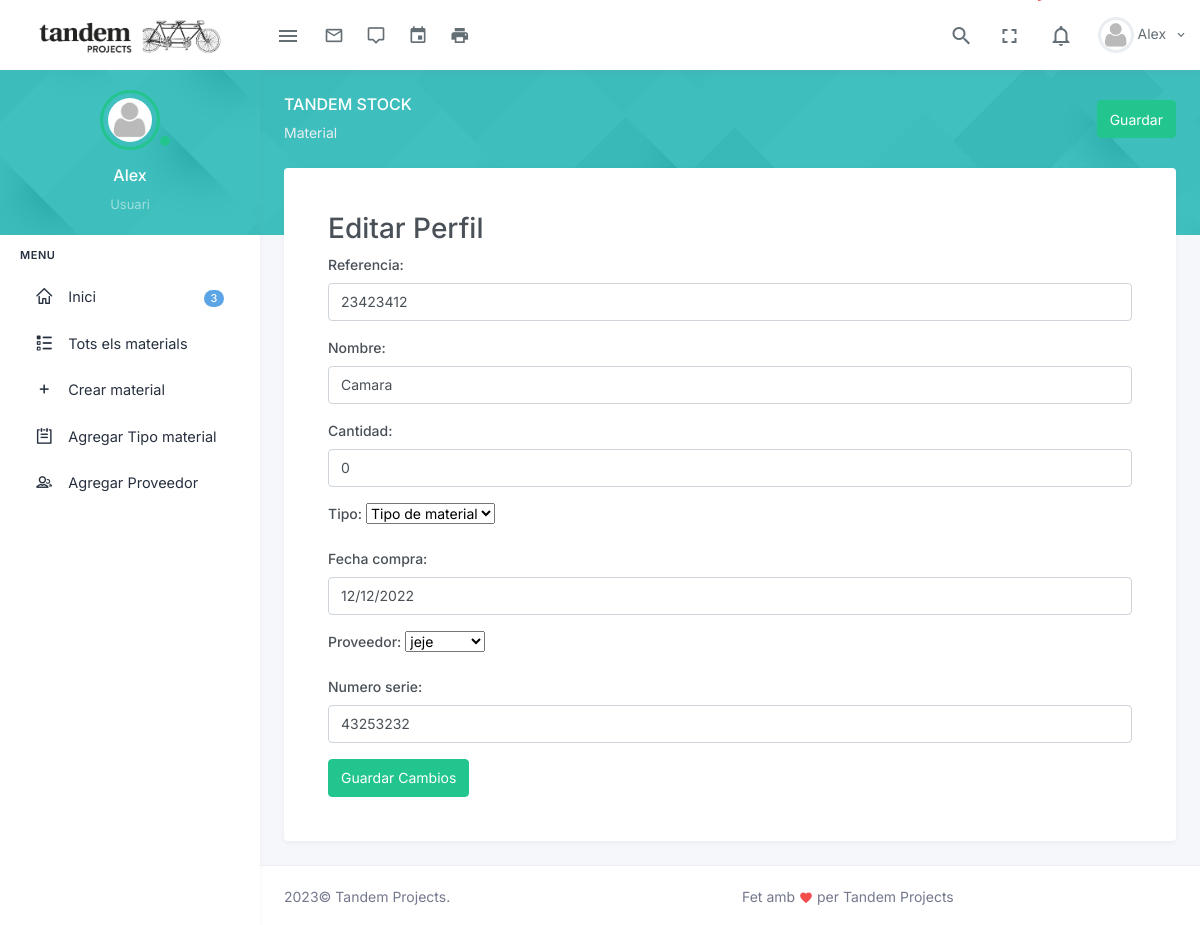
/editar-material/1/ (signed in), run on the app's committed database.
### audiovisuals_stock/models.py (models this page shows, shortened)
class CustomUser(AbstractBaseUser, PermissionsMixin):
    email = models.EmailField(unique=True)
    nombre = models.CharField(max_length=255)  # Puedes agregar campos personalizados aquí
    rol = models.CharField(max_length=255)
    userprofile = models.OneToOneField('UserProfile', on_delete=models.CASCADE, related_name='custom_user')
    is_active = models.BooleanField(default=True)
    is_staff = models.BooleanField(default=False)
    objects = CustomUserManager()
    USERNAME_FIELD = 'email'

class Material(models.Model):
    referencia = models.CharField(max_length=100)
    nombre = models.CharField(max_length=100)
    cantidad = models.PositiveIntegerField()
    tipo = models.ForeignKey(TipoMaterial, on_delete=models.CASCADE)
    creadopor = models.ForeignKey(CustomUser, on_delete=models.CASCADE)
    fecha_compra = models.DateField()
    proveedor = models.ForeignKey(Proveedor, on_delete=models.CASCADE)
    numero_serie = models.CharField(max_length=100)

class TipoMaterial(models.Model):
    nombre = models.CharField(max_length=100, unique=True)
    def __str__(self):
        return self.nombre

class Proveedor(models.Model):
    nombre = models.CharField(max_length=100, unique=True)
    def __str__(self):
        return self.nombre

### audiovisuals_stock/views.py (the view)
# urls.py: path('editar-material/<int:material_id>/', views.editar_material, name='editar_material'),
def editar_material(request, material_id):
    if request.user.is_authenticated:
        material = get_object_or_404(Material, pk=material_id)
        if request.method == 'POST':
            form = MaterialEditForm(request.POST, instance=material)
            if form.is_valid():
                form.save()
                return redirect('list_material')  # Puedes redirigir a donde desees después de editar
        else:
            form = MaterialEditForm(instance=material)
        return render(request, 'audiovisuals_stock/editar_material.html', {'form': form, 'material': material})
    else:
        return redirect(reverse('login'))

### audiovisuals_stock/forms.py
class MaterialEditForm(forms.ModelForm):
    class Meta:
        model = Material
        fields = ['referencia', 'nombre', 'cantidad', 'tipo', 'fecha_compra', 'proveedor', 'numero_serie']

### audiovisuals_stock/templates/audiovisuals_stock/editar_material.html (shortened to what this page needs)
{% include 'includes/header.html' %}
{% block content %}
<div class="main-content">
    <div class="page-content">
        <div class="page-title-box">
            <div class="container-fluid">
                <div class="row align-items-center">
                    <div class="col-sm-6">
                        <div class="page-title">
                            <h4><a href="/" style="color:white;">Tandem Stock</a></h4>
                            <ol class="breadcrumb m-0">
                                <li class="breadcrumb-item active">Material</li>
                            </ol>
                        </div>
                    </div>
                    <div class="col-sm-6">
                        <div class="float-start d-none d-sm-block">
                            <a href="" class="btn btn-success">Guardar</a>
                        </div>
                     </div>
                </div>
            </div>
        </div>
        <div class="container-fluid">
            <div class="page-content-wrapper">
                <div class="row">
                    <div class="col-lg-12">
                        <div class="card">
                            <div class="card-body">
                                <div class="p-4">
                                    <h2>Editar Perfil</h2>
                                    <form method="post">
                                        {{ form.as_p }}
                                        <button class="btn btn-success" type="submit">Guardar Cambios</button>
                                    </form>
                                </div>
                            </div>
                        </div>
                    </div>
                </div>
            </div>
        </div>
    </div>
</div>
{% endblock %}
{% include 'includes/footer.html' %}

### audiovisuals_stock/templates/includes/header.html (shortened to what this page needs)
{% load static %}
<!DOCTYPE html>
<html lang="es">
<head>
    {% load sass_tags %}
    <link rel="stylesheet" type="text/css" href="{% static 'css/bootstrap.css' %}">
    <link rel="stylesheet" type="text/css" href="{% static 'css/icons.css' %}">
    <link rel="stylesheet" type="text/css" href="{% static 'css/calendar/core/main.css' %}"> </link>
    <link rel="stylesheet" type="text/css" href="{% static 'css/calendar/daygrid/main.css' %}"> </link>
    <link rel="stylesheet" type="text/css" href="{% static 'css/calendar/bootstrap/main.css' %}"> </link>
    <link rel="stylesheet" type="text/css" href="{% static 'css/calendar/timegrid/main.css' %}"> </link>
    <link rel="stylesheet" type="text/css" href="{% static 'css/responsive.bootstrap4.css' %}"> </link>
    <link rel="stylesheet" type="text/css" href="{% static 'css/app.css' %}">
</head>
<body>
    <header>
        <header id="page-topbar">
            <div class="navbar-header">
                <div class="d-flex">
                    <div class="navbar-brand-box">
                        <a href="/" class="logo logo-dark">
                            <span class="logo-lg">
                                <img src="../../static/images/TandemHoritz_Negre.png" alt="" height="55">
                            </span>
                        </a>
                    </div>
                    <button type="button" class="btn btn-sm px-3 font-size-24 header-item waves-effect" id="vertical-menu-btn">
                        <i class="mdi mdi-menu"></i>
                    </button>
                    <div class="topbar-social-icon me-3 d-none d-md-block" style="margin-left:0px !important;">
                        <ul class="list-inline title-tooltip m-0" style="padding-left:0px !important;">
                            <li class="list-inline-item">
                                <a href="email-inbox.html" data-toggle="tooltip" data-placement="top" title="Email">
                                 <i class="mdi mdi-email-outline"></i>
                                </a>
                            </li>
                            <li class="list-inline-item">
                                <a href="chat.html" data-toggle="tooltip" data-placement="top" title="Chat">
                                 <i class="mdi mdi-tooltip-outline"></i>
                                </a>
                            </li>
                            <li class="list-inline-item">
                                <a href="/calendar" data-toggle="tooltip" data-placement="top" title="Calendar">
                                 <i class="mdi mdi-calendar"></i>
                                </a>
                            </li>
                            <li class="list-inline-item" style="margin-left: 0.5rem !important;">
                                <a href="pages-invoice.html" data-toggle="tooltip" data-placement="top" title="Printer">
                                 <i class="mdi mdi-printer"></i>
                                </a>
                            </li>
                        </ul>
                    </div>
                </div>
                <div class="d-flex">
                    <div class="dropdown d-none d-lg-inline-block">
                        <button type="button" class="btn header-item toggle-search noti-icon waves-effect" data-target="#search-wrap">
                            <i class="mdi mdi-magnify"></i>
                        </button>
                    </div>
                    <div class="dropdown d-none d-lg-inline-block ms-1">
                        <button type="button" class="btn header-item noti-icon waves-effect" data-toggle="fullscreen">
                            <i class="mdi mdi-fullscreen"></i>
                        </button>
                    </div>
                    <div class="dropdown d-inline-block">
                        <button type="button" class="btn header-item noti-icon waves-effect" id="page-header-notifications-dropdown"
                            data-bs-toggle="dropdown" aria-haspopup="true" aria-expanded="false">
                            <i class="mdi mdi-bell-outline bx-tada"></i>
                        </button>
                    </div>
                    <div class="dropdown d-inline-block">
                        <button type="button" class="btn header-item waves-effect" id="page-header-user-dropdown"
                            data-bs-toggle="dropdown" aria-haspopup="true" aria-expanded="false">
                            <img class="rounded-circle header-profile-user" src="../../static/images/users/avatar.jpg"
                                alt="Header Avatar">
                            <span class="d-none d-xl-inline-block ms-1">{{ user.nombre }}</span>
                            <i class="mdi mdi-chevron-down d-none d-xl-inline-block"></i>
                        </button>
                    </div>
                </div>
            </div>
        </header>
    </header>
    <main>
        <div class="vertical-menu">
            <div data-simplebar="init" class="h-100">
                <div class="simplebar-wrapper" style="margin: 0px;">
                    <div class="simplebar-mask">
                        <div class="simplebar-offset" style="right: -20px; bottom: 0px;">
                            <div class="simplebar-content-wrapper"
                                style="height: 100%; padding-right: 20px; padding-bottom: 0px; overflow: hidden scroll;">
                                <div class="simplebar-content" style="padding: 0px;">
                                    <div class="user-sidebar text-center">
                                        <div class="dropdown">
                                            <div class="user-img">
                                                <a href="/perfil"><img src="../../static/images/users/avatar.jpg" alt="" class="rounded-circle"></a>
                                                <span class="avatar-online bg-success"></span>
                                            </div>
                                            <div class="user-info">
                                                <h5 class="mt-3 font-size-16 text-white"><a style="color:white;" href="/perfil">{{ user.nombre }}</a></h5>
                                                <span class="font-size-13 text-white-50">{{ user.rol }}</span>
                                            </div>
                                        </div>
                                    </div>
                                    <div id="sidebar-menu">
                                        <ul class="metismenu list-unstyled" id="side-menu">
                                            <li class="menu-title">Menu</li>
                                            <li>
                                                <a href="/" class="waves-effect">
                                                    <i class="dripicons-home"></i><span
                                                        class="badge rounded-pill bg-info float-start">3</span>
                                                    <span>Inici</span>
                                                </a>
                                            </li>
                                            <li>
                                                <a href="/list-material" class=" waves-effect">
                                                    <i class="dripicons-checklist"></i>
                                                    <span>Tots els materials</span>
                                                </a>
                                            </li>
                                            <li>
                                                <a href="/crear-material" class=" waves-effect">
                                                    <i class="dripicons-plus"></i>
                                                    <span>Crear material</span>
                                                </a>
                                            </li>
                                            <li>
                                                <a href="/agregar-tipo-material" class=" waves-effect">
                                                    <i class="dripicons-to-do"></i>
                                                    <span>Agregar Tipo material</span>
                                                </a>
                                            </li>
                                            <li>
                                                <a href="/agregar-proveedor" class=" waves-effect">
                                                    <i class="dripicons-user-group"></i>
                                                    <span>Agregar Proveedor</span>
                                                </a>
                                            </li>
                                        </ul>
                                    </div>
                                </div>
                            </div>
                        </div>
                    </div>
                    <div class="simplebar-placeholder" style="width: auto; height: 1013px;"></div>
                </div>
            </div>
        </div>
    </main>
</body>
</html>

### audiovisuals_stock/templates/audiovisuals_stock/editar_material.html (style rules this page uses)
input { display: block; width: 100%; padding: 0.47rem 0.75rem; font-size: 0.875rem; font-weight: 400; line-height: 1.5; color: #495057; background-color: #fff; background-clip: padding-box; border: 1px solid #ced4da; appearance: none; border-radius: 0.25rem; }

### data on the page
CustomUser: nombre "Alex", rol "Usuari"
Material: referencia "23423412", nombre "Camara", cantidad "0", tipo "Tipo de material", fecha_compra "12/12/2022", proveedor "jeje", numero_serie "43253232"
